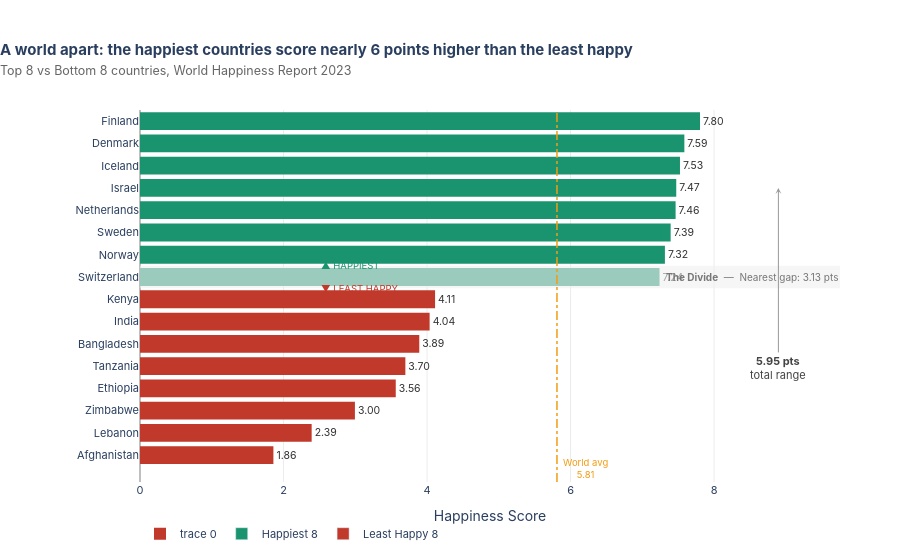

Here is the notebook cell this chart was saved with:
### Markdown cell above
---
## Task 2 — Bottom vs. Top: A Contrast Story

**What to build:** A bar chart that highlights the **gap between the happiest and least happy countries**, focusing on a specific insight.

**Requirements:**
- Show the **top 8 AND bottom 8 countries** together (16 bars total)
- Use **colour** to distinguish the two groups (not Plotly's default rainbow)
- Add a **visual separator or annotation** that emphasises the gap
- Insight title that tells the story of the gap

**Hint:** Use `pd.concat([df.nlargest(8,'Happiness_Score'), df.nsmallest(8,'Happiness_Score')])` to get both groups.

**Stretch goal:** Add a vertical reference line showing the global average.

### Code cell
# Step 2: Build your chart
# ─────────────────────────────────────────────────────────────────────────────
# TASK 2 — Top 8 vs Bottom 8 Contrast Chart
# Design philosophy:
#   • Two-tone colour (emerald vs coral) instantly separates the groups
#   • Grey gap zone with annotation makes the divide visceral, not just implied
#   • Score delta label quantifies the inequality for the reader
#   • Thin country-flag emoji prefix adds identity without cluttering axes
#   • Stretch goal included: global average vline
# ─────────────────────────────────────────────────────────────────────────────

# ── 1. Prepare data ───────────────────────────────────────────────────────────
top8    = df.nlargest(8, 'Happiness_Score').copy()
bottom8 = df.nsmallest(8, 'Happiness_Score').copy()
top8['Group']    = 'Happiest'
bottom8['Group'] = 'Least Happy'

combined = (
    pd.concat([bottom8, top8])
    .sort_values('Happiness_Score', ascending=True)
    .reset_index(drop=True)
)

global_avg   = df['Happiness_Score'].mean()
gap_score    = top8['Happiness_Score'].min() - bottom8['Happiness_Score'].max()
top_score    = top8['Happiness_Score'].max()
bottom_score = bottom8['Happiness_Score'].min()
total_range  = top_score - bottom_score

print(f"Happiest country   : {top8.nlargest(1,'Happiness_Score').iloc[0]['Country']} ({top_score:.3f})")
print(f"Least happy country: {bottom8.nsmallest(1,'Happiness_Score').iloc[0]['Country']} ({bottom_score:.3f})")
print(f"Total range        : {total_range:.3f} points")
print(f"Global average     : {global_avg:.3f}")

# ── 2. Colour mapping ─────────────────────────────────────────────────────────
COLOR_TOP    = '#1a936f'   # emerald green
COLOR_BOTTOM = '#c0392b'   # deep coral/red
COLOR_AVG    = '#f39c12'   # amber

bar_colors = [
    COLOR_TOP if g == 'Happiest' else COLOR_BOTTOM
    for g in combined['Group']
]

# ── 3. Build figure ───────────────────────────────────────────────────────────
fig = go.Figure()

# Bars
fig.add_trace(go.Bar(
    x=combined['Happiness_Score'],
    y=combined['Country'],
    orientation='h',
    marker=dict(color=bar_colors, line=dict(width=0)),
    text=[f'{v:.2f}' for v in combined['Happiness_Score']],
    textposition='outside',
    textfont=dict(size=10.5, color='#333'),
    hovertemplate=(
        '<b>%{y}</b><br>'
        'Happiness Score: <b>%{x:.3f}</b><br>'
        '<extra></extra>'
    ),
    cliponaxis=False
))

# ── 4. Shaded gap band ───────────────────────────────────────────────────────
# y-axis positions: bottom8 = indices 0-7, top8 = indices 8-15
# Add a horizontal rect between y=7.5 (gap zone)
fig.add_hrect(
    y0=7.5, y1=8.5,
    fillcolor='#f0f0f0', opacity=0.6,
    line_width=0,
    annotation_text=(
        f'<b>The Divide</b>  —  '
        f'Nearest gap: {gap_score:.2f} pts'
    ),
    annotation_position='right',
    annotation_font=dict(size=10, color='#777'),
)

# Gap arrow annotations
fig.add_annotation(
    x=2.5, y=7.5,
    text='▼ LEAST HAPPY',
    showarrow=False,
    font=dict(size=9.5, color=COLOR_BOTTOM, family='Inter, Arial'),
    xanchor='left'
)
fig.add_annotation(
    x=2.5, y=8.5,
    text='▲ HAPPIEST',
    showarrow=False,
    font=dict(size=9.5, color=COLOR_TOP, family='Inter, Arial'),
    xanchor='left'
)

# ── 5. Global average reference line ─────────────────────────────────────────
fig.add_vline(
    x=global_avg,
    line=dict(color=COLOR_AVG, width=1.5, dash='dashdot')
)
fig.add_annotation(
    x=global_avg + 0.05,
    y=-0.6,
    text=f'World avg<br>{global_avg:.2f}',
    showarrow=False,
    font=dict(size=9.5, color=COLOR_AVG),
    xanchor='left',
    align='center'
)

# ── 6. Delta annotation (total spread) ───────────────────────────────────────
fig.add_annotation(
    x=top_score * 1.14,
    y=12,
    text=f'<b>{total_range:.2f} pts</b><br>total range',
    showarrow=True,
    arrowhead=3,
    arrowcolor='#999',
    ax=0, ay=180,
    font=dict(size=11, color='#444'),
    xanchor='center',
    align='center'
)

# ── 7. Legend (manual traces for clean legend) ────────────────────────────────
for label, color in [('Happiest 8', COLOR_TOP), ('Least Happy 8', COLOR_BOTTOM)]:
    fig.add_trace(go.Bar(
        x=[None], y=[None],
        orientation='h',
        marker_color=color,
        name=label,
        showlegend=True
    ))

# ── 8. Layout ─────────────────────────────────────────────────────────────────
fig.update_layout(
    title=dict(
        text=(
            '<b>A world apart: the happiest countries score nearly 6 points higher than the least happy</b><br>'
            '<span style="font-size:12.5px;font-weight:normal;color:#666">'
            'Top 8 vs Bottom 8 countries, World Happiness Report 2023</span>'
        ),
        x=0.0, xanchor='left',
        font=dict(size=15)
    ),
    xaxis=dict(
        title='Happiness Score',
        range=[0, top_score * 1.25],
        showgrid=True,
        gridcolor='#ececec',
        zeroline=True,
        zerolinecolor='#aaaaaa',
        zerolinewidth=1.5,
        tickfont=dict(size=11)
    ),
    yaxis=dict(
        title='',
        tickfont=dict(size=11),
        showgrid=False,
        categoryorder='array',
        categoryarray=list(combined['Country'])
    ),
    plot_bgcolor='white',
    paper_bgcolor='white',
    font=dict(family='Inter, Arial, sans-serif', size=12),
    margin=dict(l=140, r=60, t=110, b=55),
    height=560,
    legend=dict(
        orientation='h',
        x=0, y=-0.10,
        font=dict(size=11)
    ),
    barmode='overlay'
)

fig.show()

### Figure 1 — Plotly figure (JSON) as saved in the notebook; plotly's stock layout.template omitted (floating-point values rounded to 4 significant figures)
{"data": [{"cliponaxis": false, "hovertemplate": "<b>%{y}</b><br>Happiness Score: <b>%{x:.3f}</b><br><extra></extra>", "marker": {"color": ["#c0392b", "#c0392b", "#c0392b", "#c0392b", "#c0392b", "#c0392b", "#c0392b", "#c0392b", "#1a936f", "#1a936f", "#1a936f", "#1a936f", "#1a936f", "#1a936f", "#1a936f", "#1a936f"], "line": {"width": 0}}, "orientation": "h", "text": ["1.86", "2.39", "3.00", "3.56", "3.70", "3.89", "4.04", "4.11", "7.24", "7.32", "7.39", "7.46", "7.47", "7.53", "7.59", "7.80"], "textfont": {"color": "#333", "size": 10.5}, "textposition": "outside", "type": "bar", "x": [1.859, 2.392, 2.995, 3.564, 3.698, 3.892, 4.036, 4.112, 7.24, 7.315, 7.395, 7.464, 7.473, 7.525, 7.586, 7.804], "y": ["Afghanistan", "Lebanon", "Zimbabwe", "Ethiopia", "Tanzania", "Bangladesh", "India", "Kenya", "Switzerland", "Norway", "Sweden", "Netherlands", "Israel", "Iceland", "Denmark", "Finland"]}, {"marker": {"color": "#1a936f"}, "name": "Happiest 8", "orientation": "h", "showlegend": true, "type": "bar", "x": [null], "y": [null]}, {"marker": {"color": "#c0392b"}, "name": "Least Happy 8", "orientation": "h", "showlegend": true, "type": "bar", "x": [null], "y": [null]}], "layout": {"annotations": [{"font": {"color": "#777", "size": 10}, "showarrow": false, "text": "<b>The Divide</b>  —  Nearest gap: 3.13 pts", "x": 1, "xanchor": "right", "xref": "x domain", "y": 8, "yanchor": "middle", "yref": "y"}, {"font": {"color": "#c0392b", "family": "Inter, Arial", "size": 9.5}, "showarrow": false, "text": "▼ LEAST HAPPY", "x": 2.5, "xanchor": "left", "y": 7.5}, {"font": {"color": "#1a936f", "family": "Inter, Arial", "size": 9.5}, "showarrow": false, "text": "▲ HAPPIEST", "x": 2.5, "xanchor": "left", "y": 8.5}, {"align": "center", "font": {"color": "#f39c12", "size": 9.5}, "showarrow": false, "text": "World avg<br>5.81", "x": 5.861, "xanchor": "left", "y": -0.6}, {"align": "center", "arrowcolor": "#999", "arrowhead": 3, "ax": 0, "ay": 180, "font": {"color": "#444", "size": 11}, "showarrow": true, "text": "<b>5.95 pts</b><br>total range", "x": 8.897, "xanchor": "center", "y": 12}], "barmode": "overlay", "font": {"family": "Inter, Arial, sans-serif", "size": 12}, "height": 560, "legend": {"font": {"size": 11}, "orientation": "h", "x": 0, "y": -0.1}, "margin": {"b": 55, "l": 140, "r": 60, "t": 110}, "paper_bgcolor": "white", "plot_bgcolor": "white", "shapes": [{"fillcolor": "#f0f0f0", "line": {"width": 0}, "opacity": 0.6, "type": "rect", "x0": 0, "x1": 1, "xref": "x domain", "y0": 7.5, "y1": 8.5, "yref": "y"}, {"line": {"color": "#f39c12", "dash": "dashdot", "width": 1.5}, "type": "line", "x0": 5.811, "x1": 5.811, "xref": "x", "y0": 0, "y1": 1, "yref": "y domain"}], "title": {"font": {"size": 15}, "text": "<b>A world apart: the happiest countries score nearly 6 points higher than the least happy</b><br><span style=\"font-size:12.5px;font-weight:normal;color:#666\">Top 8 vs Bottom 8 countries, World Happiness Report 2023</span>", "x": 0, "xanchor": "left"}, "xaxis": {"gridcolor": "#ececec", "range": [0, 9.755], "showgrid": true, "tickfont": {"size": 11}, "title": {"text": "Happiness Score"}, "zeroline": true, "zerolinecolor": "#aaaaaa", "zerolinewidth": 1.5}, "yaxis": {"categoryarray": ["Afghanistan", "Lebanon", "Zimbabwe", "Ethiopia", "Tanzania", "Bangladesh", "India", "Kenya", "Switzerland", "Norway", "Sweden", "Netherlands", "Israel", "Iceland", "Denmark", "Finland"], "categoryorder": "array", "showgrid": false, "tickfont": {"size": 11}, "title": {"text": ""}}}}
